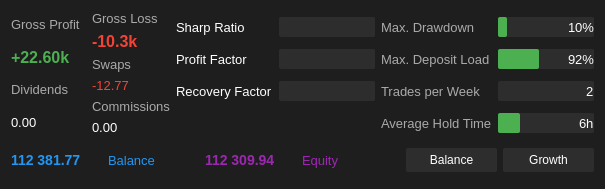
<?xml version="1.0" encoding="UTF-8"?>
<ui version="4.0">
 <class>SummaryTab</class>
 <widget class="QWidget" name="SummaryTab">
  <property name="styleSheet">
   <string>
    QWidget {
        background-color: #1E1E1E;
        color: #FFFFFF;
    }
    QLabel {
        color: #FFFFFF;
        font-size: 10pt;
    }
    QProgressBar {
        background-color: #2D2D2D;
        border: none;
        border-radius: 2px;
        text-align: right;
        padding-right: 5px;
        height: 20px;
        color: #FFFFFF;
        font-size: 10pt;
    }
    QProgressBar::chunk {
        background-color: #4CAF50;
        border-radius: 2px;
    }
    QPushButton {
        background-color: #2D2D2D;
        color: #FFFFFF;
        border: none;
        padding: 5px 15px;
        border-radius: 2px;
    }
    QPushButton:hover {
        background-color: #404040;
    }
    QPushButton:pressed {
        background-color: #505050;
    }
    QPushButton[active="true"] {
        background-color: #2196F3;
    }
   </string>
  </property>
  <layout class="QVBoxLayout" name="verticalLayout">
   <!-- Top section with metrics, donut chart, and progress bars -->
   <item>
    <layout class="QHBoxLayout" name="top_layout">
     <!-- Left metrics -->
     <item>
      <layout class="QVBoxLayout" name="left_layout">
       <item>
        <widget class="QLabel" name="label_gross_profit">
         <property name="styleSheet">
          <string>color: #AAAAAA;</string>
         </property>
         <property name="text">
          <string>Gross Profit</string>
         </property>
        </widget>
       </item>
       <item>
        <widget class="QLabel" name="value_gross_profit">
         <property name="styleSheet">
          <string>color: #4CAF50; font-weight: bold; font-size: 16px;</string>
         </property>
         <property name="text">
          <string>+22.60k</string>
         </property>
        </widget>
       </item>
       <item>
        <widget class="QLabel" name="label_dividends">
         <property name="styleSheet">
          <string>color: #AAAAAA;</string>
         </property>
         <property name="text">
          <string>Dividends</string>
         </property>
        </widget>
       </item>
       <item>
        <widget class="QLabel" name="value_dividends">
         <property name="styleSheet">
          <string>color: #FFFFFF;</string>
         </property>
         <property name="text">
          <string>0.00</string>
         </property>
        </widget>
       </item>
       <item>
        <spacer name="verticalSpacer">
         <property name="orientation">
          <enum>Qt::Vertical</enum>
         </property>
        </spacer>
       </item>
      </layout>
     </item>

     <!-- Center donut chart -->
     <item>
      <widget class="QWidget" name="chart_container" native="true">
       <property name="sizePolicy">
        <sizepolicy hsizetype="Fixed" vsizetype="Fixed">
         <horstretch>0</horstretch>
         <verstretch>0</verstretch>
        </sizepolicy>
       </property>
       <property name="minimumWidth">
        <number>300</number>
       </property>
       <property name="maximumWidth">
        <number>300</number>
       </property>
       <property name="minimumHeight">
        <number>300</number>
       </property>
       <property name="maximumHeight">
        <number>300</number>
       </property>
      </widget>
     </item>

     <!-- Right metrics -->
     <item>
      <layout class="QVBoxLayout" name="right_layout">
       <item>
        <widget class="QLabel" name="label_gross_loss">
         <property name="styleSheet">
          <string>color: #AAAAAA;</string>
         </property>
         <property name="text">
          <string>Gross Loss</string>
         </property>
        </widget>
       </item>
       <item>
        <widget class="QLabel" name="value_gross_loss">
         <property name="styleSheet">
          <string>color: #F44336; font-weight: bold; font-size: 16px;</string>
         </property>
         <property name="text">
          <string>-10.3k</string>
         </property>
        </widget>
       </item>
       <item>
        <widget class="QLabel" name="label_swaps">
         <property name="styleSheet">
          <string>color: #AAAAAA;</string>
         </property>
         <property name="text">
          <string>Swaps</string>
         </property>
        </widget>
       </item>
       <item>
        <widget class="QLabel" name="value_swaps">
         <property name="styleSheet">
          <string>color: #F44336;</string>
         </property>
         <property name="text">
          <string>-12.77</string>
         </property>
        </widget>
       </item>
       <item>
        <widget class="QLabel" name="label_commissions">
         <property name="styleSheet">
          <string>color: #AAAAAA;</string>
         </property>
         <property name="text">
          <string>Commissions</string>
         </property>
        </widget>
       </item>
       <item>
        <widget class="QLabel" name="value_commissions">
         <property name="styleSheet">
          <string>color: #FFFFFF;</string>
         </property>
         <property name="text">
          <string>0.00</string>
         </property>
        </widget>
       </item>
       <item>
        <spacer name="verticalSpacer_2">
         <property name="orientation">
          <enum>Qt::Vertical</enum>
         </property>
        </spacer>
       </item>
      </layout>
     </item>

     <!-- Progress bars on the far right -->
     <item>
      <layout class="QGridLayout" name="progress_bars_grid">
       <!-- Left Column -->
       
       <!-- Sharp Ratio -->
       <item row="0" column="0">
        <widget class="QLabel" name="label_sharp_ratio">
         <property name="styleSheet">
          <string>color: #FFFFFF;</string>
         </property>
         <property name="text">
          <string>Sharp Ratio</string>
         </property>
         <property name="minimumWidth">
          <number>100</number>
         </property>
        </widget>
       </item>
       <item row="0" column="1">
        <widget class="QProgressBar" name="progress_sharp_ratio">
         <property name="minimumWidth">
          <number>200</number>
         </property>
         <property name="maximumWidth">
          <number>200</number>
         </property>
         <property name="styleSheet">
          <string>
           QProgressBar {
               background-color: #2D2D2D;
               border: none;
               border-radius: 2px;
               text-align: right;
               padding-right: 5px;
               height: 20px;
           }
           QProgressBar::chunk {
               background-color: #4CAF50;
               border-radius: 2px;
           }
          </string>
         </property>
        </widget>
       </item>

       <!-- Profit Factor -->
       <item row="1" column="0">
        <widget class="QLabel" name="label_profit_factor">
         <property name="styleSheet">
          <string>color: #FFFFFF;</string>
         </property>
         <property name="text">
          <string>Profit Factor</string>
         </property>
         <property name="minimumWidth">
          <number>100</number>
         </property>
        </widget>
       </item>
       <item row="1" column="1">
        <widget class="QProgressBar" name="progress_profit_factor">
         <property name="minimumWidth">
          <number>200</number>
         </property>
         <property name="maximumWidth">
          <number>200</number>
         </property>
         <property name="styleSheet">
          <string>
           QProgressBar {
               background-color: #2D2D2D;
               border: none;
               border-radius: 2px;
               text-align: right;
               padding-right: 5px;
               height: 20px;
           }
           QProgressBar::chunk {
               background-color: #4CAF50;
               border-radius: 2px;
           }
          </string>
         </property>
        </widget>
       </item>

       <!-- Recovery Factor -->
       <item row="2" column="0">
        <widget class="QLabel" name="label_recovery_factor">
         <property name="styleSheet">
          <string>color: #FFFFFF;</string>
         </property>
         <property name="text">
          <string>Recovery Factor</string>
         </property>
         <property name="minimumWidth">
          <number>100</number>
         </property>
        </widget>
       </item>
       <item row="2" column="1">
        <widget class="QProgressBar" name="progress_recovery_factor">
         <property name="minimumWidth">
          <number>200</number>
         </property>
         <property name="maximumWidth">
          <number>200</number>
         </property>
         <property name="styleSheet">
          <string>
           QProgressBar {
               background-color: #2D2D2D;
               border: none;
               border-radius: 2px;
               text-align: right;
               padding-right: 5px;
               height: 20px;
           }
           QProgressBar::chunk {
               background-color: #4CAF50;
               border-radius: 2px;
           }
          </string>
         </property>
        </widget>
       </item>

       <!-- Right Column -->
       
       <!-- Max Drawdown -->
       <item row="0" column="2">
        <widget class="QLabel" name="label_max_drawdown">
         <property name="styleSheet">
          <string>color: #AAAAAA;</string>
         </property>
         <property name="text">
          <string>Max. Drawdown</string>
         </property>
         <property name="minimumWidth">
          <number>100</number>
         </property>
        </widget>
       </item>
       <item row="0" column="3">
        <widget class="QProgressBar" name="progress_max_drawdown">
         <property name="styleSheet">
          <string>
           QProgressBar {
               background-color: #2D2D2D;
               border: none;
               border-radius: 2px;
               text-align: right;
               padding-right: 5px;
               height: 20px;
           }
           QProgressBar::chunk {
               background-color: #4CAF50;
               border-radius: 2px;
           }
          </string>
         </property>
         <property name="maximum">
          <number>100</number>
         </property>
         <property name="value">
          <number>10</number>
         </property>
         <property name="format">
          <string>%v%</string>
         </property>
         <property name="minimumWidth">
          <number>200</number>
         </property>
         <property name="maximumWidth">
          <number>200</number>
         </property>
        </widget>
       </item>

       <!-- Max Deposit Load -->
       <item row="1" column="2">
        <widget class="QLabel" name="label_deposit_load">
         <property name="styleSheet">
          <string>color: #AAAAAA;</string>
         </property>
         <property name="text">
          <string>Max. Deposit Load</string>
         </property>
        </widget>
       </item>
       <item row="1" column="3">
        <widget class="QProgressBar" name="progress_deposit_load">
         <property name="styleSheet">
          <string>
           QProgressBar {
               background-color: #2D2D2D;
               border: none;
               border-radius: 2px;
               text-align: right;
               padding-right: 5px;
               height: 20px;
           }
           QProgressBar::chunk {
               background-color: #4CAF50;
               border-radius: 2px;
           }
          </string>
         </property>
         <property name="maximum">
          <number>200</number>
         </property>
         <property name="value">
          <number>92</number>
         </property>
         <property name="format">
          <string>%v%</string>
         </property>
         <property name="minimumWidth">
          <number>200</number>
         </property>
         <property name="maximumWidth">
          <number>200</number>
         </property>
        </widget>
       </item>

       <!-- Trades per Week -->
       <item row="2" column="2">
        <widget class="QLabel" name="label_trades_per_week">
         <property name="styleSheet">
          <string>color: #AAAAAA;</string>
         </property>
         <property name="text">
          <string>Trades per Week</string>
         </property>
        </widget>
       </item>
       <item row="2" column="3">
        <widget class="QProgressBar" name="progress_trades_per_week">
         <property name="styleSheet">
          <string>
           QProgressBar {
               background-color: #2D2D2D;
               border: none;
               border-radius: 2px;
               text-align: right;
               padding-right: 5px;
               height: 20px;
           }
           QProgressBar::chunk {
               background-color: #4CAF50;
               border-radius: 2px;
           }
          </string>
         </property>
         <property name="maximum">
          <number>830</number>
         </property>
         <property name="value">
          <number>2</number>
         </property>
         <property name="format">
          <string>%v</string>
         </property>
         <property name="minimumWidth">
          <number>200</number>
         </property>
         <property name="maximumWidth">
          <number>200</number>
         </property>
        </widget>
       </item>

       <!-- Average Hold Time -->
       <item row="3" column="2">
        <widget class="QLabel" name="label_avg_hold_time">
         <property name="styleSheet">
          <string>color: #AAAAAA;</string>
         </property>
         <property name="text">
          <string>Average Hold Time</string>
         </property>
        </widget>
       </item>
       <item row="3" column="3">
        <widget class="QProgressBar" name="progress_avg_hold_time">
         <property name="styleSheet">
          <string>
           QProgressBar {
               background-color: #2D2D2D;
               border: none;
               border-radius: 2px;
               text-align: right;
               padding-right: 5px;
               height: 20px;
           }
           QProgressBar::chunk {
               background-color: #4CAF50;
               border-radius: 2px;
           }
          </string>
         </property>
         <property name="maximum">
          <number>24</number>
         </property>
         <property name="value">
          <number>6</number>
         </property>
         <property name="format">
          <string>%vh</string>
         </property>
         <property name="minimumWidth">
          <number>200</number>
         </property>
         <property name="maximumWidth">
          <number>200</number>
         </property>
        </widget>
       </item>

       <!-- Add spacing between columns -->
       <item row="0" column="2">
        <spacer name="horizontalSpacer_2">
         <property name="orientation">
          <enum>Qt::Horizontal</enum>
         </property>
         <property name="sizeType">
          <enum>QSizePolicy::Fixed</enum>
         </property>
         <property name="sizeHint" stdset="0">
          <size>
           <width>20</width>
           <height>20</height>
          </size>
         </property>
        </spacer>
       </item>
      </layout>
     </item>
    </layout>
   </item>
   
   <!-- Balance and Equity section -->
   <item>
    <layout class="QHBoxLayout" name="balance_layout">
     <item>
      <widget class="QLabel" name="value_balance">
       <property name="styleSheet">
        <string>color: #2196F3; font-weight: bold; font-size: 14px;</string>
       </property>
       <property name="text">
        <string>112 381.77</string>
       </property>
      </widget>
     </item>
     <item>
      <widget class="QLabel" name="label_balance">
       <property name="styleSheet">
        <string>color: #2196F3;</string>
       </property>
       <property name="text">
        <string>Balance</string>
       </property>
      </widget>
     </item>
     <item>
      <widget class="QLabel" name="value_equity">
       <property name="styleSheet">
        <string>color: #9C27B0; font-weight: bold; font-size: 14px;</string>
       </property>
       <property name="text">
        <string>112 309.94</string>
       </property>
      </widget>
     </item>
     <item>
      <widget class="QLabel" name="label_equity">
       <property name="styleSheet">
        <string>color: #9C27B0;</string>
       </property>
       <property name="text">
        <string>Equity</string>
       </property>
      </widget>
     </item>
     <item>
      <spacer name="horizontalSpacer">
       <property name="orientation">
        <enum>Qt::Horizontal</enum>
       </property>
      </spacer>
     </item>
     <item>
      <widget class="QPushButton" name="button_balance">
       <property name="styleSheet">
        <string>
         QPushButton {
             background-color: #2D2D2D;
             color: #FFFFFF;
             border: none;
             padding: 5px 15px;
             border-radius: 2px;
         }
         QPushButton:hover {
             background-color: #404040;
         }
         QPushButton[active="true"] {
             background-color: #2196F3;
         }
        </string>
       </property>
       <property name="text">
        <string>Balance</string>
       </property>
      </widget>
     </item>
     <item>
      <widget class="QPushButton" name="button_growth">
       <property name="styleSheet">
        <string>
         QPushButton {
             background-color: #2D2D2D;
             color: #FFFFFF;
             border: none;
             padding: 5px 15px;
             border-radius: 2px;
         }
         QPushButton:hover {
             background-color: #404040;
         }
         QPushButton[active="true"] {
             background-color: #2196F3;
         }
        </string>
       </property>
       <property name="text">
        <string>Growth</string>
       </property>
      </widget>
     </item>
    </layout>
   </item>
   
   <!-- Line chart container -->
   <item>
    <widget class="QWidget" name="line_chart_container" native="true">
     <property name="sizePolicy">
      <sizepolicy hsizetype="Expanding" vsizetype="Expanding">
       <horstretch>0</horstretch>
       <verstretch>0</verstretch>
      </sizepolicy>
     </property>
    </widget>
   </item>
  </layout>
 </widget>
</ui> 
